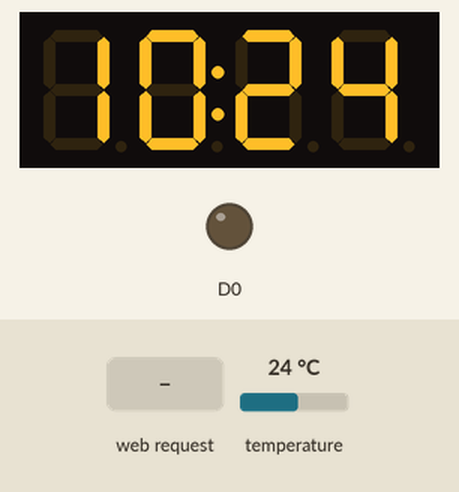
A sketch run on a simulated ESP8266 (NodeMCU). Parts: 4-digit seven-segment display, output pins drawn as LEDs (lit = HIGH). The inputs (shaded band) are chosen by the test bench; at power-on: temperature 24 °C. The local clock reads 2024-03-15 10:24:30 at power-on unless the sketch sets it; random numbers use the default seed unless the sketch sets one; EEPROM starts erased; what the sketch prints to the serial monitor is not drawn.

Above: at 1.7 s.
1.8 s: HTTP request GET /?klik=1 received
At 1.92 s:
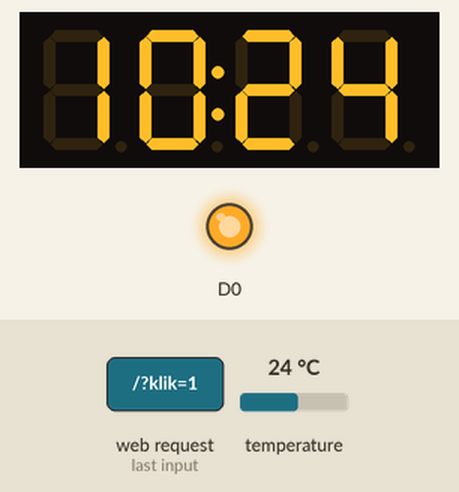
Timing chart, 0 to 4.8 s (numbered marks = the images above; inputs shaded):
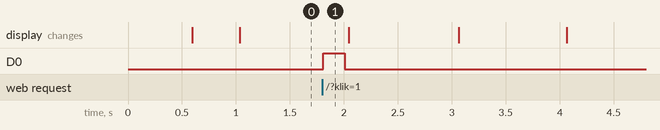

The sketch:

seven_segmen_wifi_jam.ino
```cpp
  #include <SoftwareSerial.h>

#include <Wire.h> // must be included here so that Arduino library object file references work
#include <RtcDS3231.h>
#include "TM1637.h"
#include <EEPROM.h>
RtcDS3231<TwoWire> Rtc(Wire);
#define CLK D7
#define DIO D6
TM1637 tm1637(CLK, DIO);


//----------------------------------------
#include <ESP8266WiFi.h>
#include <WiFiClient.h>
#include <ESP8266WebServer.h>
#include <time.h>
const char *ssid = "arduino-er";
const char *password = "password";
void writeString(char add,String data);
String read_String(char add);
boolean state;
ESP8266WebServer server(80);
String LEDstate, webPage, notice, kecerahan, kecepatan, efek;
char *abc = "Salin alamat ip 192.168.4.1 ke web browser , @Copyright Riski sihab";
int alamatjam = 0;
int alamatmenit = 1;

String jam,menit;
int jame,menite;
 int jm,mn;
int b;
char jamtampil[16];
char menittampil[16];
char detiktampil[16];
char jamnya[20];
unsigned long waktulama;


const char htmlPage[]PROGMEM=R"=====(
<!DOCTYPE html>
<html>
<head>
    <meta name="viewport" content="width=device-width, initial-scale=1">
    <style>
    body {font-family: Arial, Helvetica, sans-serif;}
    form {border: 3px solid #f1f1f1;}

  /* Full-width input fields */
input[type=text], input[type=password] {
  width: 100%;
  padding: 15px;
  margin: 5px 0 22px 0;
  display: inline-block;
  border: none;
  background: #f1f1f1;
}

/* Add a background color when the inputs get focus */
input[type=text]:focus, input[type=password]:focus {
  background-color: #ddd;
  outline: none;
}

    .inp {
      width: 100%;
      padding: 12px 20px;
      margin: 8px 0;
      display: inline-block;
      border: 1px solid #ccc;
      box-sizing: border-box;
    }
    h3{
      text-align: center;
      color: black;
    }

    button {
      background-color: #04AA6D;
      color: white;
      padding: 14px 20px;
      margin: 8px 0;
      border: none;
      cursor: pointer;
      width: 100%;
    }

    button:hover {
      opacity: 0.8;
    }

    .cancelbtn {
      width: auto;
      padding: 10px 18px;
      background-color: #f44336;
    }

    .imgcontainer {
      text-align: center;
      margin: 24px 0 12px 0;
    }

    img.avatar {
      width: 40%;
      border-radius: 50%;
    }

    .container {
      padding: 30px;
    }

    span.psw {
      float: right;
      padding-top: 16px;
    }

    .cancelbtn {
  padding: 14px 20px;
  background-color: #f44336;
}

/* Float cancel and signup buttons and add an equal width */
.cancelbtn, .signupbtn {
  float: left;
  width: 50%;
}

/* Add padding to container elements */
.container {
  padding: 16px;
}
.containermodal{
  padding: 16px;
  background-color: #04AA6D;

}

/* The Modal (background) */
.modal {
  display: none; /* Hidden by default */
  position: fixed; /* Stay in place */
  z-index: 1; /* Sit on top */
  left: 0;
  top: 0;
  width: 100%; /* Full width */
  height: 100%; /* Full height */
  overflow: auto; /* Enable scroll if needed */
  background-color: #474e5d;
  padding-top: 50px;
}

/* Modal Content/Box */
.modal-content {
  background-color: #fefefe;
  margin: 5% auto 15% auto; /* 5% from the top, 15% from the bottom and centered */
  border: 1px solid #888;
  width: 80%; /* Could be more or less, depending on screen size */
}

/* Style the horizontal ruler */
hr {
  border: 1px solid #f1f1f1;
  margin-bottom: 25px;
}

/* The Close Button (x) */
.close {
  position: absolute;
  right: 35px;
  top: 15px;
  font-size: 40px;
  font-weight: bold;
  color: #f1f1f1;
}

.close:hover,
.close:focus {
  color: #f44336;
  cursor: pointer;
}

/* Clear floats */
.clearfix::after {
  content: "";
  clear: both;
  display: table;
}

    /* Change styles for span and cancel button on extra small screens */
    @media screen and (max-width: 300px) {
      span.psw {
         display: block;
         float: none;
      }
      .cancelbtn {
         width: 100%;
      }
    }
    </style>
    </head>
 <body>
<h3>Pengaturan alarm </h3>

<form method="post">
<div class="imgcontainer">
atur jam <input type="number" name="jam" class="inp" ><br>
atur menit <input type="number" name="menit"  class="inp"></br>

<button name="klik" value="1" onclick="myFunction()"> TEKAN </button>
<h3>Aplikasi web server pengaturan Alarm V1.0 @Copyright Riski sihab</h3>
</div>

</form>


//set wifi
<form action="/setwifi">
<div class="imgcontainer">
atur jam <input type="text" name="ssid" class="inp" ><br>
atur menit <input type="text" name="psw"  class="inp"></br>

<button name="klik" value="1" onclick="rubahwifi()"> TEKAN </button>
</div>
//<p id="demo"></p>
</form>

<script>

//var x;
function myFunction() {
     x = document.getElementById("jam").value
     y = document.getElementById("menit").value
     z = document.getElementById("klik").value
   nocache = \"/&nocache=\" + Math.random() * 1000000;
   var request = new XMLHttpRequest();"
   request.open("GET", + x  + y + z ,nocache, false);
   request.send(null);"

}

function rubahwifi() {
     ab = document.getElementById("ssid").value
     bc = document.getElementById("psw").value
   nocache = \"/&nocache=\" + Math.random() * 1000000;
   var request = new XMLHttpRequest();"
   request.open("GET", + ab +  bc ,nocache, false);
   request.send(null);"

}

</script>
</body>
</html>
)=====";
void(*ku_reset)(void)=0;

void handleRoot()
{

//  webPage=htmlPage;

 jam=server.arg("jam");
 menit=server.arg("menit");

 String click=server.arg("klik");

 String ssidName=server.arg("ssid");
 String passwordName=server.arg("psw");

  server.send(200, "text/html", htmlPage);

 int setjam = jam.toInt();
 int setmenit = menit.toInt();

   Serial.print(click);

  EEPROM.write(alamatjam,setjam);
   EEPROM.write(alamatmenit,setmenit);
    EEPROM.commit();

if(click == "1"){
digitalWrite(D0,HIGH);
delay(200);
digitalWrite(D0,LOW);

}
}

void handleForm() {
 String click=server.arg("klik");
 String ssidName=server.arg("ssid");
 String passwordName=server.arg("psw");
 writeString(3,ssidName);
 Serial.print("SSID : ");
 Serial.println(ssidName);
 delay(500);
 writeString(30,passwordName);
 Serial.print("Password : ");
 Serial.println(passwordName);

 if(click == "1"){
digitalWrite(D0,HIGH);
delay(200);
digitalWrite(D0,LOW);

}
// delay(1000);
// String s = "<a href='/'> Berhasil </a>";
// server.send(200, "text/html", s); //Send web page
 server.send(200, "text/html", htmlPage);
 delay(1000);
 ku_reset();
}

void setup() {
   pinMode(D0,OUTPUT);
   digitalWrite(D0,LOW);
   Serial.begin(9600);
    EEPROM.begin(512);
    String ssidString = read_String(3);
  String passString = read_String(30);
  const char *ssid = ssidString.c_str();
  const char *password = passString.c_str();

//    const char *ssid = ssidString.c_str();
//  const char *password = passString.c_str();
    WiFi.mode(WIFI_AP);
    WiFi.softAP(ssid, password);
     IPAddress apip = WiFi.softAPIP();

  Serial.println("");
  Serial.print("AP Name : ");
  Serial.println(ssidString);
  Serial.print("Password : ");
  Serial.println(passString);
    tm1637.init();
    tm1637.set(7);


    Serial.print("visit: \n");
    Serial.println(apip);
    server.on("/", handleRoot);
    server.on("/setwifi", handleForm);
    server.begin();

   Serial.print("compiled: ");
    Serial.print(__DATE__);
    Serial.println(__TIME__);
    Rtc.Begin(D4,D9);
    RtcDateTime compiled = RtcDateTime(__DATE__, __TIME__);
//    printDateTime(compiled);
    Serial.println();
    Rtc.Enable32kHzPin(false);
    Rtc.SetSquareWavePin(DS3231SquareWavePin_ModeNone);
}


void loop() {

   server.handleClient();
    RtcDateTime now = Rtc.GetDateTime();
  RtcTemperature temp = Rtc.GetTemperature();
  b = temp.AsFloatDegC();
//      Serial.println(b);

 jame = now.Hour();
 menite = now.Minute();

  tampil();
alarmnyala();
}

void writeString(char add,String data)
{
  int _size = data.length();
  int i;
  for(i=0;i<_size;i++)
  {
    EEPROM.write(add+i,data[i]);
  }
  EEPROM.write(add+_size,'\0');
  EEPROM.commit();
}


String read_String(char add)
{
  int i;
  char data[256]; //Max 100 Bytes
  int len=0;
  unsigned char k;
  k=EEPROM.read(add);
  while(k != '\0' && len<500)
  {
    k=EEPROM.read(add+len);
    data[len]=k;
    len++;
  }
  data[len]='\0';
  return String(data);
}

//void(*ku_reset)(void)=0;

void alarmnyala(){
jm = EEPROM.read(alamatjam);
mn =  EEPROM.read(alamatmenit);
//   Serial.println(jm);
//    Serial.println(mn);

    if (jame == jm && menite == mn){
//      digitalWrite(D0,state);
     buzer();
//      Serial.println(state);
      }

//    }
  }

  void buzer(){
    for(int i = 1; i <=1; i++ ){
    digitalWrite(D0,HIGH);
    delay(100);
    digitalWrite(D0,HIGH);
    delay(100);
    digitalWrite(D0,LOW);
      }
    }

    void tampil(){

   unsigned long waktu2;
   unsigned long waktu3;
//   if((millis() - waktu2) >= 3000){
//    waktu2 = millis();
//    Serial.println("waktu1");
  tm1637.display(0, jame / 10);  // hour
  tm1637.display(1, jame % 10);
  tm1637.display(2, menite / 10); // minutes
  tm1637.display(3, menite % 10); //

      if((millis() - waktulama)>=1000){
        waktulama = millis();
//         Serial.println("hidup");
        if(state == 0){
          state = 1;
        }else if(state == 1){ state = 0;}
      }
//          Serial.println(state);
              if(state == 1){
                tm1637.point(POINT_ON);
              }else if(state == 0){tm1637.point(POINT_OFF);}
      }
//
//      if((millis() - waktu3) >= 5000){
//        waktu3 = millis();
//
//    Serial.println("waktu2");
////    tm1637.display(0, b);
////    tm1637.display(1, b);
//    tm1637.display(2,18); // put degree
//    tm1637.display(3,12);  // put a C at the end
//    tm1637.DisplayClear();
//
//        }
//   }
```

Measured:
- after the input at 1.8 s, D0: LOW → HIGH at once, → LOW 0.20 s later
